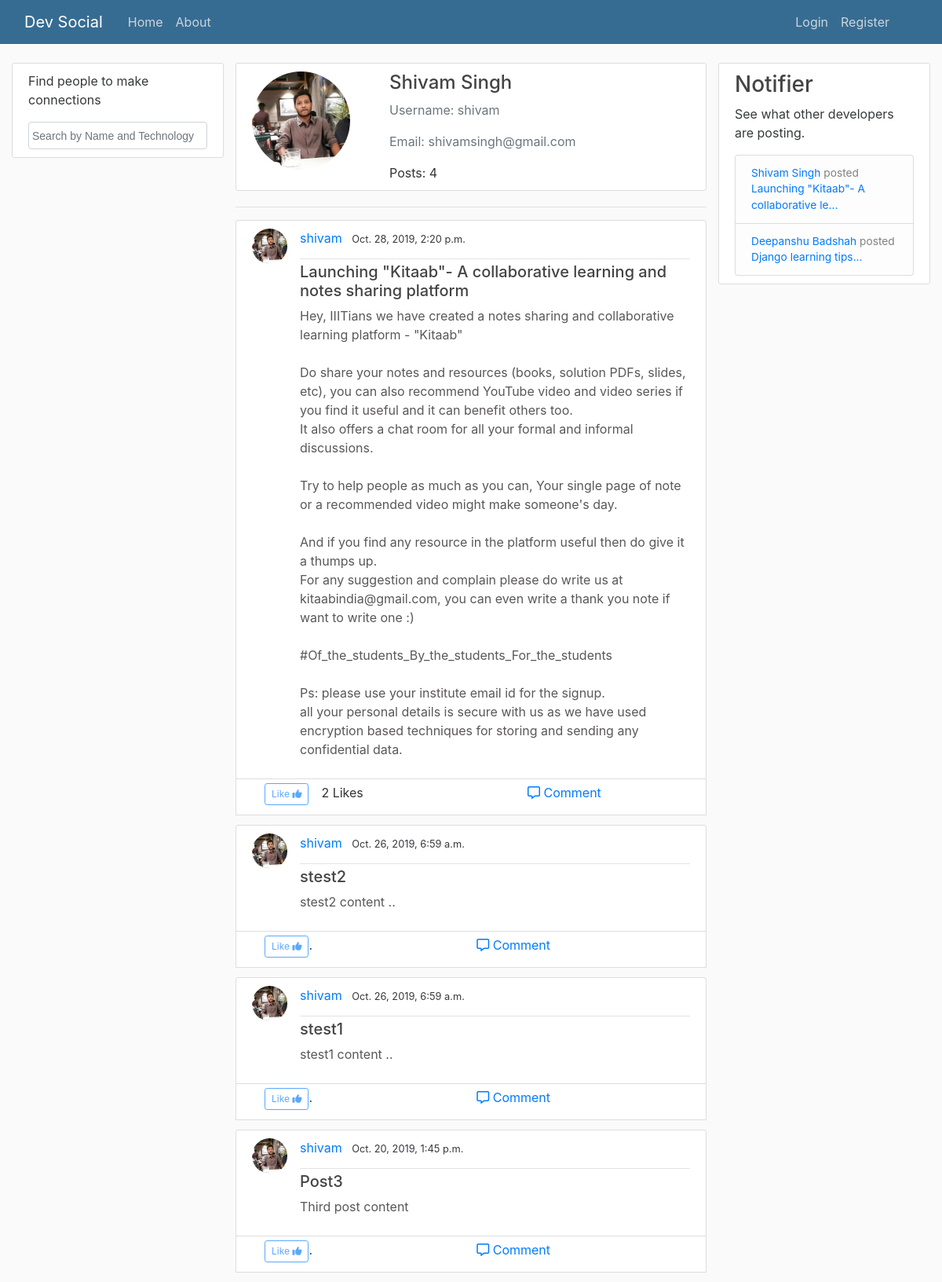
Before: /user/shivam with the older database file.
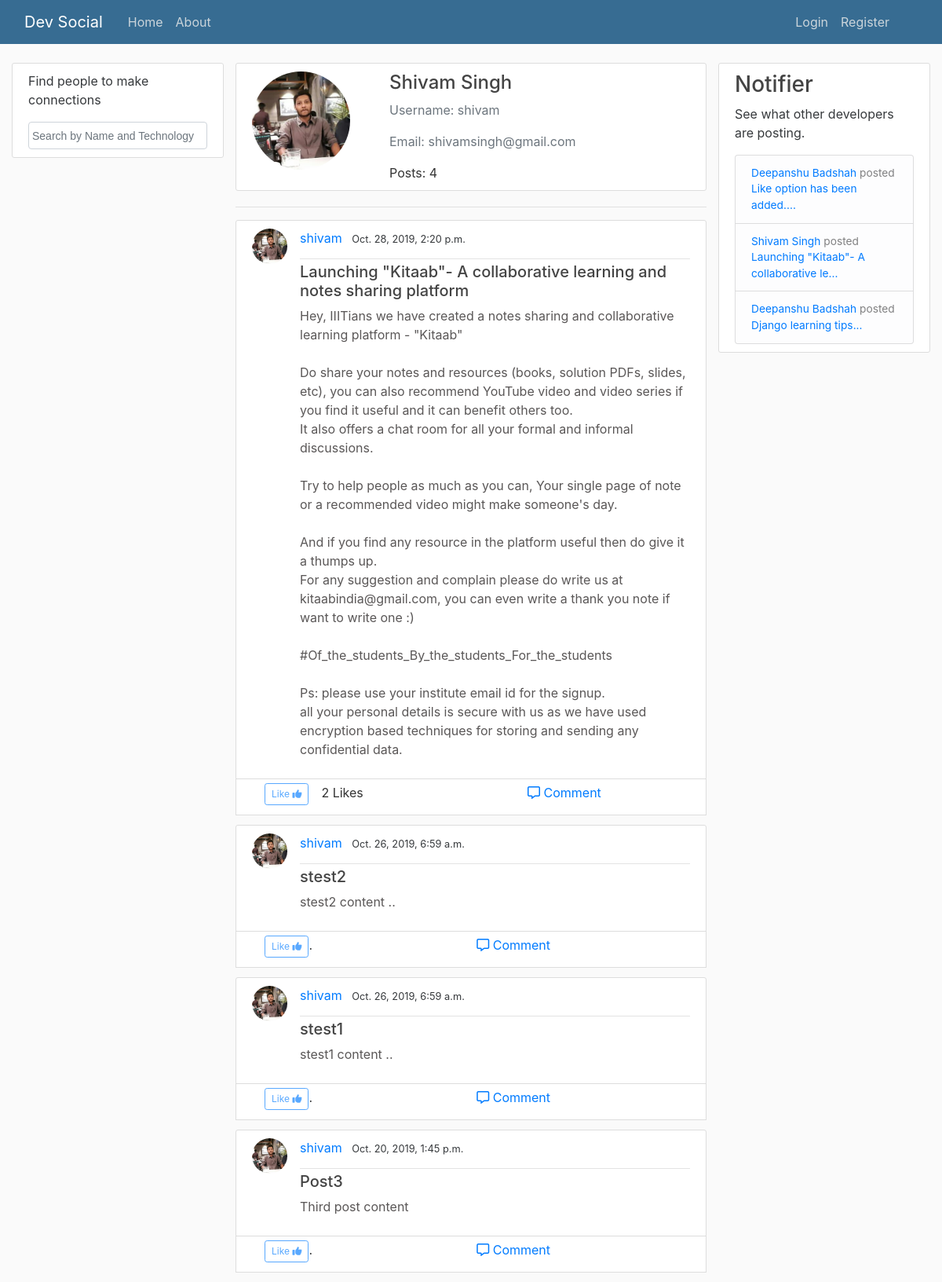
After: the same page with the newer database file.
### post/models.py (models this page shows, shortened)
class Post(models.Model):
    title = models.CharField(max_length = 150)
    content = models.TextField()
    date_posted = models.DateTimeField(default = timezone.now)
    author = models.ForeignKey(User, on_delete= models.CASCADE)
    likes = models.ManyToManyField(User, related_name='likes', blank=True)

class Notification(models.Model):
    post = models.OneToOneField(Post, on_delete=models.CASCADE)

### users/models.py (models this page shows, shortened)
class Profile(models.Model):
    user = models.OneToOneField(User, on_delete=models.CASCADE)
    image = models.ImageField(default= 'no_pic.png', upload_to='prof_pic')
    name = models.CharField(default= 'Users name', max_length = 150)

### post/views.py (the view)
# urls.py: path('user/<str:username>', views.UserPostListView, name='user-posts'),
def UserPostListView(request, username):
    userp = get_object_or_404(User, username=username)
    paginate_by = 5
    posts = Post.objects.filter(author=userp).order_by('-date_posted')
    notifications = Notification.objects.order_by('-id')[:5]
    obj_exist = Friend.objects.filter(current_user=userp).exists()
    if obj_exist:
        user_connections = Friend.objects.get(current_user=userp)
        newuser_sent = user_connections.users.filter(username=request.user.username).exists()
    else:
        newuser_sent = False
    sent_requests_c = Friend.objects.filter(current_user=request.user.id).exists()
    if sent_requests_c:
        sent_requests = Friend.objects.get(current_user=request.user.id)
        is_sent = sent_requests.users.filter(username=username).exists()
    else:
        is_sent = False
    context = {
        'posts': posts,
        'userp':userp,
        'notifications':notifications,
        'is_sent': is_sent,
        'newuser_sent': newuser_sent,
        }
    return render(request, 'post/user_posts.html', context)

### post/templates/post/user_posts.html (shortened to what this page needs)
{% extends "post/base.html" %}
{% block content %}
  <div class="content-section">
    <div class="media">
      <img class="rounded-circle account-img" src="{{ userp.profile.image.url }}">
      <div class="col-md-12">
        <div class="media-body col-md-12">
          <h4>{{ userp.profile.name }}</h4>
          <p class="text-secondary">Username: {{ userp.username }}</p>
          <p class="text-secondary">Email: {{ userp.email }}</p>
        </div>
        <div class="col-md-12">
          <h7>Posts: {{ posts|length }}</h7>
        </div>
      </div>
    </div>
  </div>
<hr>
  {% for post in posts %}
  <article class="media detail-content-section">
    <img class="rounded-circle article-img" src="{{ post.author.profile.image.url }}" >
    <div class="media-body">
      <div class="article-metadata">
        <a class="mr-2" href="{% url 'user-posts' post.author.username %}">{{ post.author }}</a>
        <small class="text-muted">{{ post.date_posted }}</small>
      </div>
      <h5><a class="article-title" href="{% url 'post-detail' post.id %}">{{ post.title }}</a></h5>
      <p class="article-content">{{ post.content }}</p>
    </div>
  </article>
  <div  style="margin-bottom:2%;" id="plike-part{{ post.id }}">
    {% include 'post/plikes.html' %}
  </div>
  {% endfor %}
{% endblock content %}

### post/templates/post/base.html (shortened to what this page needs)
{% extends "post/navigation.html" %}
{% block body-section %}
  <main role="main" class="container col-lg-12">
    <div class="row">
      <div class="col-lg-3 div1">
        <div class="content-section">
          <p class='text-muted'>Find people to make connections</p>
          <input type="text" class="form-control" id="search" name="search" style="font-size: 14px;width:100%;padding:4px;font-family: Arial, 'Font Awesome 5 Free';" placeholder="Search by Name and Technology" />
        </div>
      </div>
      <div class="col-lg-6 div2 text">
        {% block content %}{% endblock %}
      </div>
      <div class="col-lg-3 div3">
        <div class="content-section">
          <h3>Notifier</h3>
          <p class='text-muted'>See what other developers are posting.</p>
            <ul class="list-group">
              {% for notification in notifications %}
              <li class="list-group-item list-group-item-light noti-sty" >
                {% if notification.post.author.profile.name != "Users name" %}
                  <a href="{% url 'user-posts' notification.post.author.username %}">{{ notification.post.author.profile.name|slice:":35" }}</a>
                   posted <a href="{% url 'post-detail' notification.post.id %}">{{ notification.post.title|slice:":38" }}...</a>
                 {% else %}
                   <a href="{% url 'user-posts' notification.post.author.username %}">{{ notification.post.author.username|slice:":35" }}</a>
                    posted <a href="{% url 'post-detail' notification.post.id %}">{{ notification.post.title|slice:":38" }}...</a>
                 {% endif %}
              </li>
              {% endfor %}
            </ul>
        </div>
      </div>
    </div>
  </main>
{% include 'users/footer.html' %}
{% endblock body-section %}

### post/templates/post/plikes.html (shortened to what this page needs)
<article class="media like-content-section">
  <div class="row ml-3">
    <form action="{% url 'plike_post' %}" method="post">
      {% if request.user.is_authenticated %}
        {% if request.user in post.likes.all %}
          <button type="submit" id="plike" name="post_id" value="{{ post.id }}" class="btn btn-sm btn-primary">Liked <i class="fa fa-thumbs-up"></i></button>
        {% else %}
          <button type="submit" id="plike" name="post_id" value="{{ post.id }}" class="btn btn-sm btn-outline-primary">Like <i class="fa fa-thumbs-up"></i></button>
        {% endif %}
      {% else %}
          <button type="submit" id="plike" name="post_id" value="{{ post.id }}" class="btn btn-sm btn-outline-primary" disabled>Like <i class="fa fa-thumbs-up"></i></button>
      {% endif %}
    </form>
    {% if post.likes.count > 0 %}
    <p class="ml-3">{{ post.likes.count }} Like{{ post.likes.count |pluralize }}</p>
    {% else %}
    <p>.</p>
    {% endif %}
  </div>
  <div style="width:57%" >
    <a class="article-title des"  href="{% url 'post-detail' post.id %}"><i class='far fa-comment-alt'></i> Comment</a>
  </div>
</article>

Changed rows visible on the page:
added Notification: post.author.profile.name "Deepanshu Badshah", post "Like option has been added."
